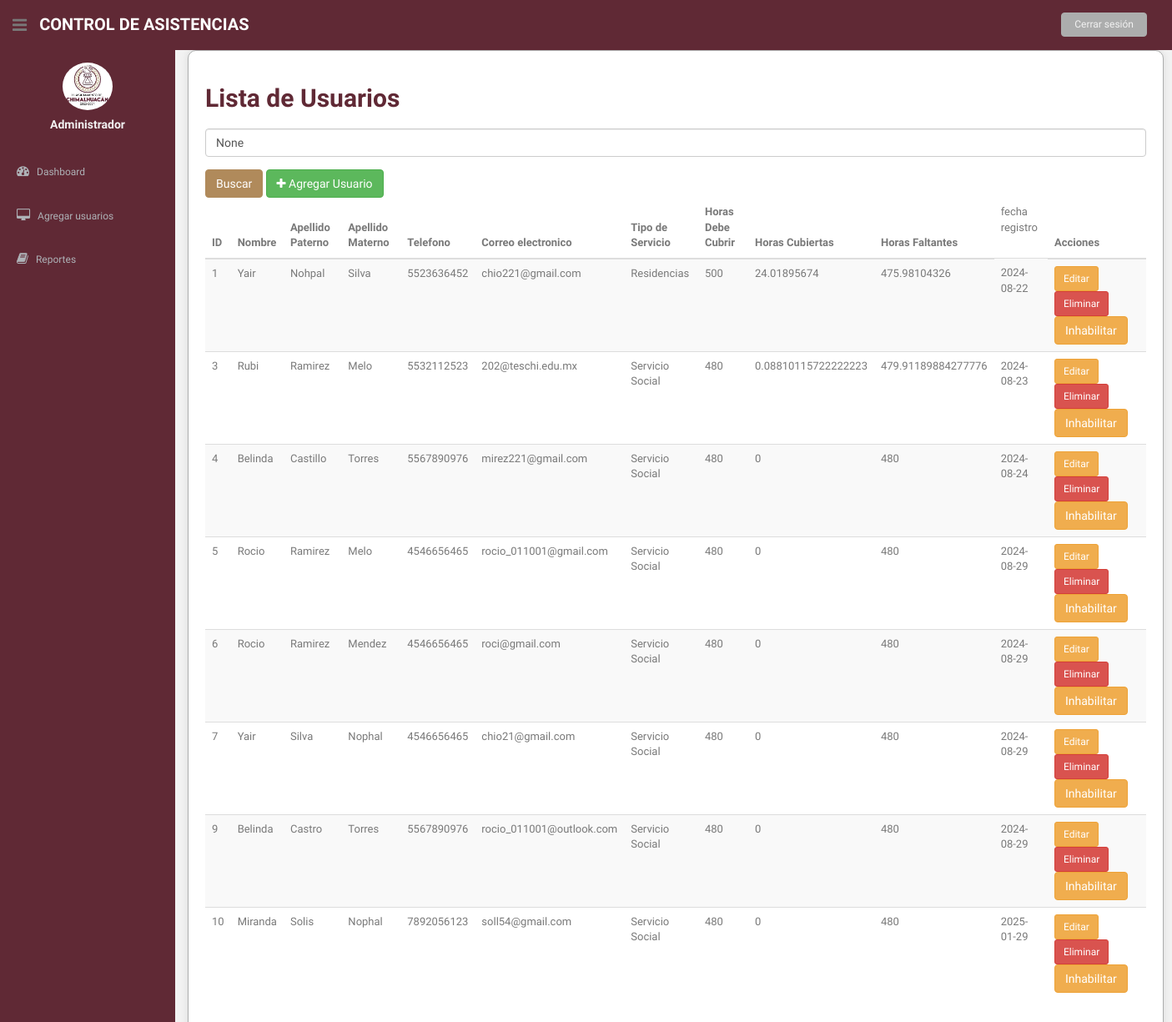
/lista_usuarios/ (signed in), run on the app's committed database.
### asistencia/models.py (models this page shows, shortened)
class Usuario(models.Model):
    nombre = models.CharField(max_length=100)
    apellido_paterno = models.CharField(max_length=100)
    apellido_materno = models.CharField(max_length=100)
    telefono = models.CharField(max_length=10)
    correo_electronico = models.EmailField(unique=True)
    fecha_registro = models.DateField(auto_now_add=True)
    user = models.OneToOneField(User, on_delete=models.CASCADE, null=True, blank=True)
    OPCIONES_SERVICIO = [
        ('SS', 'Servicio Social'),
        ('R', 'Residencias'),
    ]
    tipo_servicio = models.CharField(max_length=2, choices=OPCIONES_SERVICIO)
    horas_realizadas = models.IntegerField(default=0)
    horas_requeridas = models.IntegerField()
    activo = models.BooleanField(default=True)

### asistencia/views.py (the view)
# urls.py: path('lista_usuarios/', views.lista_usuarios, name='lista_usuarios'),
@login_required
def lista_usuarios(request):
    usuarios = Usuario.objects.filter(activo=True)
    query = request.GET.get('q')
    if query:
        usuarios = usuarios.filter(nombre__icontains=query)
    for usuario in usuarios:
        try:
            horas_realizadas = 0
            asistencias = Asistencia.objects.filter(usuario=usuario, fecha_escaneo_salida__isnull=False)
            for asistencia in asistencias:
                if asistencia.fecha_escaneo_entrada and asistencia.fecha_escaneo_salida:
                    delta = asistencia.fecha_escaneo_salida - asistencia.fecha_escaneo_entrada
                    horas_realizadas += delta.total_seconds() / 3600
            usuario.horas_realizadas = horas_realizadas
            usuario.horas_faltantes = usuario.horas_requeridas - horas_realizadas
        except Exception as e:
            print(f"Error al calcular horas para {usuario}: {e}")
            usuario.horas_realizadas = 0
            usuario.horas_faltantes = usuario.horas_requeridas
    return render(request, 'lista_usuarios.html', {'usuarios': usuarios, 'query': query})

### asistencia/templates/lista_usuarios.html (shortened to what this page needs)
{% load static %}
<!DOCTYPE html>
<html lang="en">
<head>
  <link href="{% static 'css/bootstrap.css' %}" rel="stylesheet">
  <link href="{% static 'font-awesome/css/font-awesome.css' %}" rel="stylesheet" />
  <link rel="stylesheet" type="text/css" href="{% static 'css/zabuto_calendar.css' %}">
  <link rel="stylesheet" type="text/css" href="{% static 'js/gritter/css/jquery.gritter.css' %}" />
  <link rel="stylesheet" type="text/css" href="{% static 'lineicons/style.css' %}">
  <link href="{% static 'css/style.css' %}" rel="stylesheet">
  <link href="{% static 'css/style-responsive.css' %}" rel="stylesheet">
</head>
<body>
  <section id="container">
    {% include 'general/menu.html' %}
    <section id="main-content">
      <section class="wrapper">
        <div class="container">
          <h2>Lista de Usuarios</h2>
          <form method="get" action="{% url 'lista_usuarios' %}">
            <div class="form-group">
              <input type="text" name="q" class="form-control" placeholder="Buscar por nombre" value="{{ query }}">
            </div>
            <button type="submit" class="btn btn-primary">Buscar</button>
            <a href="{% url 'agregar_usuario' %}" class="btn btn-success"><i class="fa fa-plus"></i> Agregar Usuario</a>
          </form>
          <div class="table-responsive">
            <table class="table table-striped">
              <thead>
                <tr>
                  <th>ID</th>
                  <th>Nombre</th>
                  <th>Apellido Paterno</th>
                  <th>Apellido Materno</th>
                  <th>Telefono</th>
                  <th>Correo electronico</th>
                  <th>Tipo de Servicio</th>
                  <th>Horas Debe Cubrir</th>
                  <th>Horas Cubiertas</th>
                  <th>Horas Faltantes</th>
                  <td>fecha registro</td>
                  <th>Acciones</th>
                </tr>
              </thead>
              <tbody>
                {% for usuario in usuarios %}
                <tr>
                  <td>{{ usuario.id }}</td>
                  <td>{{ usuario.nombre }}</td>
                  <td>{{ usuario.apellido_paterno }}</td>
                  <td>{{ usuario.apellido_materno }}</td>
                  <td>{{ usuario.telefono }}</td>
                  <td>{{ usuario.correo_electronico }}</td>
                  <td>{{ usuario.get_tipo_servicio_display }}</td>
                  <td>{{ usuario.horas_requeridas }}</td>
                  <td>{{ usuario.horas_realizadas }}</td>
                  <td>{{ usuario.horas_faltantes }}</td>
                  <td>{{ usuario.fecha_registro }}</td>
                  <td>
                    <a href="{% url 'editar_usuario' usuario.pk %}" class="btn btn-warning btn-sm">Editar</a>
                    <a href="{% url 'eliminar_usuario' usuario.pk %}" class="btn btn-danger btn-sm">Eliminar</a>
                    <a href="{% url 'marcar_usuario_inactivo' usuario.id %}" class="btn btn-warning">Inhabilitar</a>
    </td>
                </tr>
                {% endfor %}
              </tbody>
            </table>
          </div>
        </div>
      </section>
    </section>
  </section>
</body>
</html>

### asistencia/static/css/style.css (style rules this page uses)
body { color: #797979; background: #f2f2f2; font-family: 'Ruda', sans-serif; padding: 0px !important; margin: 0px !important; font-size:13px; }
a, a:hover, a:focus { text-decoration: none; outline: none; }
#container { width: 100%; height: 100%; }
#main-content { margin-left: 210px; }
.wrapper { display: inline-block; margin-top: 60px; padding-left: 15px; padding-right: 15px; padding-bottom: 15px; padding-top: 0px; width: 100%; }

### asistencia/templates/lista_usuarios.html (style rules this page uses)
.container { background-color: #ffffff; border: 1px solid #ACADAD; padding: 20px; border-radius: 10px; box-shadow: 0px 0px 10px rgba(0, 0, 0, 0.1); }
.container h2 { color: #602935; font-weight: bold; }
.container form { margin-top: 20px; }
.container .btn-primary { background-color: #B08A5B; border-color: #B08A5B; }

### data on the page
Usuario: id "1", nombre "Yair", apellido_paterno "Nohpal", apellido_materno "Silva", telefono "5523636452", correo_electronico "chio221@gmail.com", tipo_servicio "Residencias", horas_requeridas "500", horas_realizadas "24.01895674", horas_faltantes "475.98104326", fecha_registro "2024-08-22"
Usuario: id "3", nombre "Rubi", apellido_paterno "Ramirez", apellido_materno "Melo", telefono "5532112523", correo_electronico "202@teschi.edu.mx", tipo_servicio "Servicio Social", horas_requeridas "480", horas_realizadas "0.08810115722222223", horas_faltantes "479.91189884277776", fecha_registro "2024-08-23"
Usuario: id "4", nombre "Belinda", apellido_paterno "Castillo", apellido_materno "Torres", telefono "5567890976", correo_electronico "mirez221@gmail.com", tipo_servicio "Servicio Social", horas_requeridas "480", horas_realizadas "0", horas_faltantes "480", fecha_registro "2024-08-24"
Usuario: id "5", nombre "Rocio", apellido_paterno "Ramirez", apellido_materno "Melo", telefono "4546656465", correo_electronico "rocio_011001@gmail.com", tipo_servicio "Servicio Social", horas_requeridas "480", horas_realizadas "0", horas_faltantes "480", fecha_registro "2024-08-29"
Usuario: id "6", nombre "Rocio", apellido_paterno "Ramirez", apellido_materno "Mendez", telefono "4546656465", correo_electronico "roci@gmail.com", tipo_servicio "Servicio Social", horas_requeridas "480", horas_realizadas "0", horas_faltantes "480", fecha_registro "2024-08-29"
Usuario: id "7", nombre "Yair", apellido_paterno "Silva", apellido_materno "Nophal", telefono "4546656465", correo_electronico "chio21@gmail.com", tipo_servicio "Servicio Social", horas_requeridas "480", horas_realizadas "0", horas_faltantes "480", fecha_registro "2024-08-29"
Usuario: id "9", nombre "Belinda", apellido_paterno "Castro", apellido_materno "Torres", telefono "5567890976", correo_electronico "rocio_011001@outlook.com", tipo_servicio "Servicio Social", horas_requeridas "480", horas_realizadas "0", horas_faltantes "480", fecha_registro "2024-08-29"
Usuario: id "10", nombre "Miranda", apellido_paterno "Solis", apellido_materno "Nophal", telefono "7892056123", correo_electronico "soll54@gmail.com", tipo_servicio "Servicio Social", horas_requeridas "480", horas_realizadas "0", horas_faltantes "480", fecha_registro "2025-01-29"
